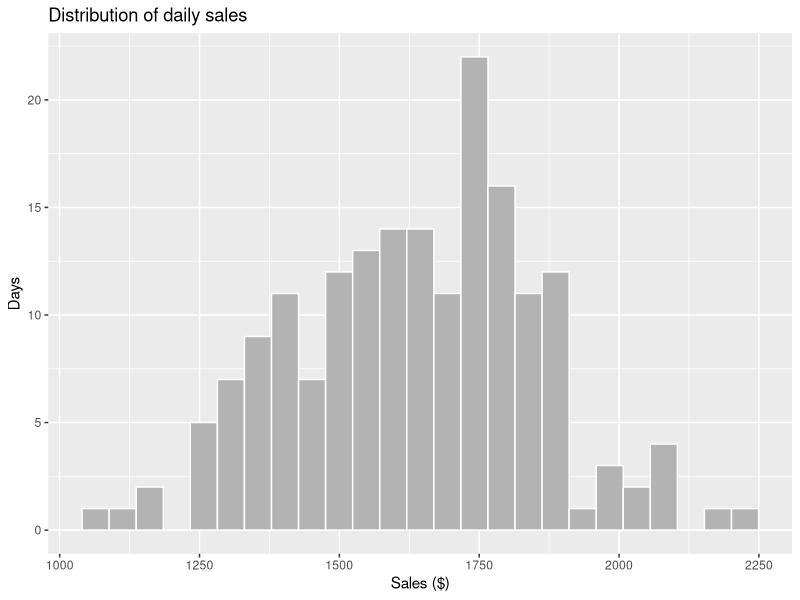
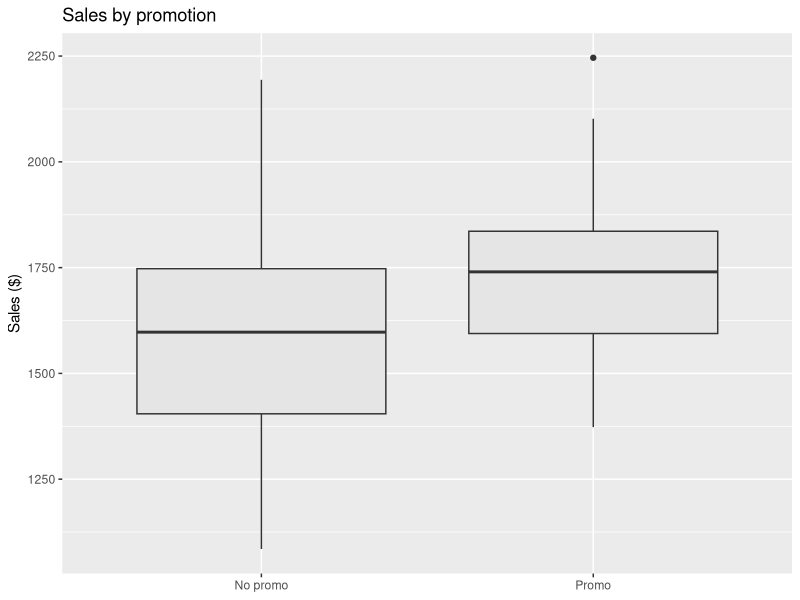
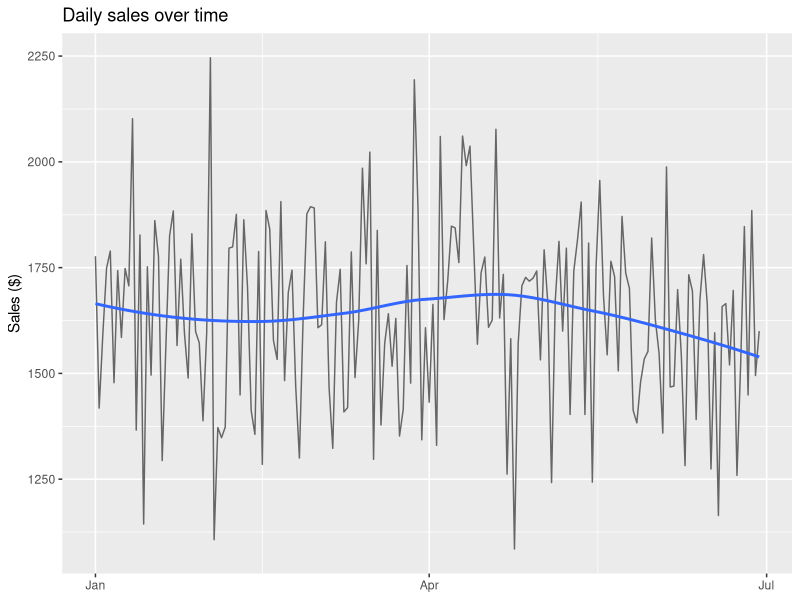
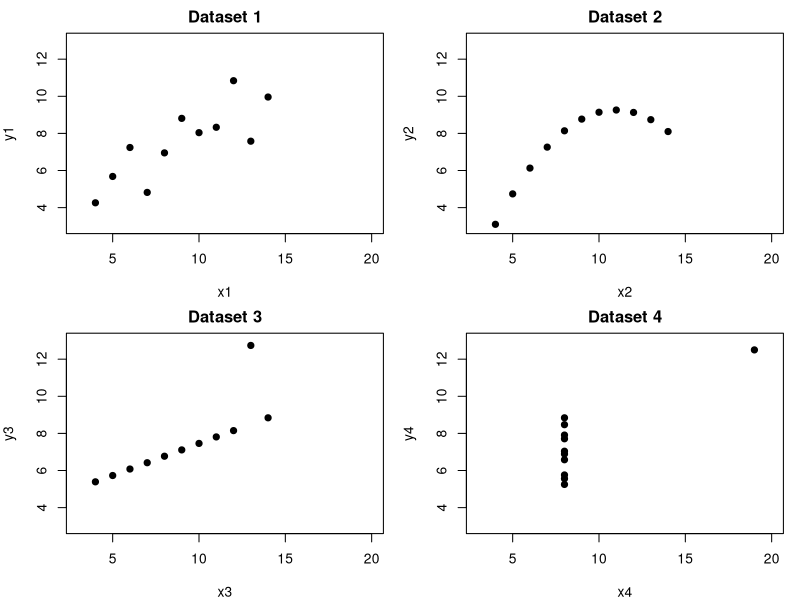
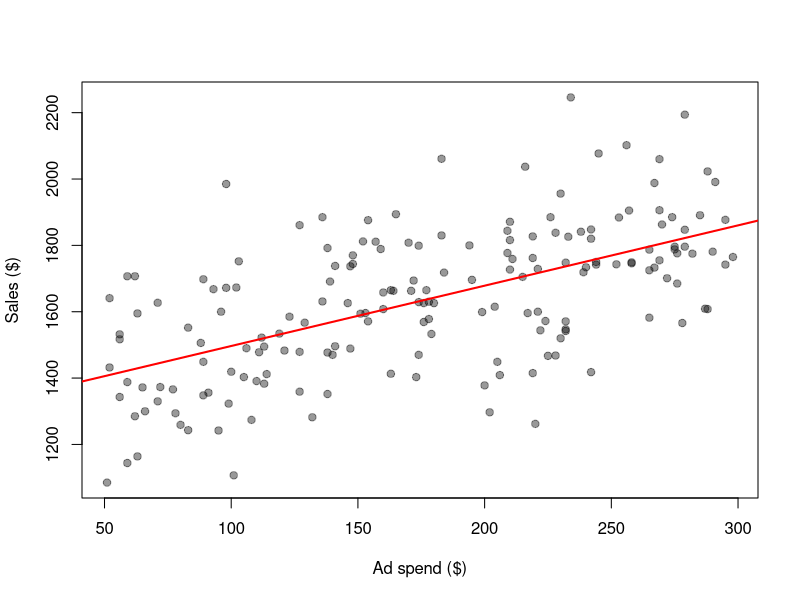

Reproduce these figures in R, in order.
## ---- chunk 1
knitr::opts_chunk$set(echo = TRUE, message = FALSE, warning = FALSE,
                      fig.width = 6.5, fig.height = 4, comment = "#>")
library(dplyr)
library(ggplot2)
## ---- chunk 2
set.seed(2026)

# ---- daily operations table ----
n_days <- 180
daily <- data.frame(date = seq(as.Date("2026-01-01"), by = "day", length.out = n_days))
daily$wday    <- factor(format(daily$date, "%a"),
                        levels = c("Mon","Tue","Wed","Thu","Fri","Sat","Sun"))
daily$weekend <- as.integer(daily$wday %in% c("Sat", "Sun"))
daily$temp    <- round(26 - 8 * (1:n_days) / n_days + rnorm(n_days, 0, 2), 1)
daily$promo   <- rbinom(n_days, 1, 0.4)
daily$ad_spend <- round(runif(n_days, 50, 300))
# true mechanism: sales = 900 + 2*ad + 150*promo + 180*weekend + 12*temp + noise
daily$sales     <- round(900 + 2 * daily$ad_spend + 150 * daily$promo +
                         180 * daily$weekend + 12 * daily$temp + rnorm(n_days, 0, 120))
daily$customers <- rpois(n_days, daily$sales / 8.5)

# ---- transaction table ----
menu <- data.frame(drink = c("Latte", "Flat White", "Cappuccino", "Cold Brew", "Tea"),
                   price = c(5.5, 5.0, 5.0, 6.0, 4.0))
n_tx <- 800
tx <- data.frame(id = 1:n_tx,
                 date = sample(daily$date, n_tx, replace = TRUE),
                 hour = sample(7:16, n_tx, replace = TRUE,
                               prob = c(.18, .16, .12, .08, .08, .12, .10, .07, .05, .04)))
tx$drink    <- sample(menu$drink, n_tx, replace = TRUE, prob = c(.30, .30, .15, .15, .10))
tx$loyalty  <- rbinom(n_tx, 1, 0.35)
tx$qty      <- 1 + rpois(n_tx, 0.2 + 0.5 * tx$loyalty)   # loyal customers buy more
tx$price    <- menu$price[match(tx$drink, menu$drink)]
tx$spend    <- tx$price * tx$qty
tx$wait_min <- round(rexp(n_tx, rate = 1/3), 2)

head(daily)
head(tx)
## ---- chunk 3
str(daily)
print
sapply(daily, class)

satisfaction <- factor(c("poor", "good", "ok", "good"), levels = c("poor", "ok", "good"), ordered = TRUE)   # ordinal
satisfaction; satisfaction < "good"
colSums(is.na(daily))                                # completeness
## ---- chunk 4
ggplot(daily, aes(sales)) + geom_histogram(bins = 25, fill = "grey70", colour = "white") +
  labs(title = "Distribution of daily sales", x = "Sales ($)", y = "Days")

ggplot(daily, aes(factor(promo, labels = c("No promo", "Promo")), sales)) +
  geom_boxplot(fill = "grey90") + labs(x = NULL, y = "Sales ($)", title = "Sales by promotion")

ggplot(daily, aes(date, sales)) + geom_line(colour = "grey40") +
  geom_smooth(se = FALSE, method = "loess", formula = y ~ x) +
  labs(title = "Daily sales over time", x = NULL, y = "Sales ($)")
## ---- chunk 5
cor(daily$ad_spend, daily$sales)

# Anscombe's quartet is built into R
sapply(1:4, function(i) cor(anscombe[[paste0("x", i)]], anscombe[[paste0("y", i)]]))
op <- par(mfrow = c(2, 2), mar = c(4, 4, 2, 1))
for (i in 1:4) plot(anscombe[[paste0("x", i)]], anscombe[[paste0("y", i)]],
                    pch = 19, xlab = paste0("x", i), ylab = paste0("y", i),
                    main = paste("Dataset", i), xlim = c(3, 20), ylim = c(3, 13))
par(op)
## ---- chunk 6
x <- daily$ad_spend; y <- daily$sales
b1 <- sum((x - mean(x)) * (y - mean(y))) / sum((x - mean(x))^2)
b0 <- mean(y) - b1 * mean(x)
c(b0 = b0, b1 = b1)

fit1 <- lm(sales ~ ad_spend, data = daily)
coef(fit1)                                         # identical

plot(x, y, pch = 19, col = rgb(0, 0, 0, .4), xlab = "Ad spend ($)", ylab = "Sales ($)")
abline(fit1, col = "red", lwd = 2)
## ---- chunk 7
fit <- lm(sales ~ ad_spend + promo + weekend + temp, data = daily)
coef(fit)                                          # true: 900, 2, 150, 180, 12

X <- model.matrix(fit)                             # design matrix
beta <- solve(t(X) %*% X) %*% t(X) %*% daily$sales # (X'X)^-1 X'y
round(drop(beta), 3)                               # identical to coef(fit)
